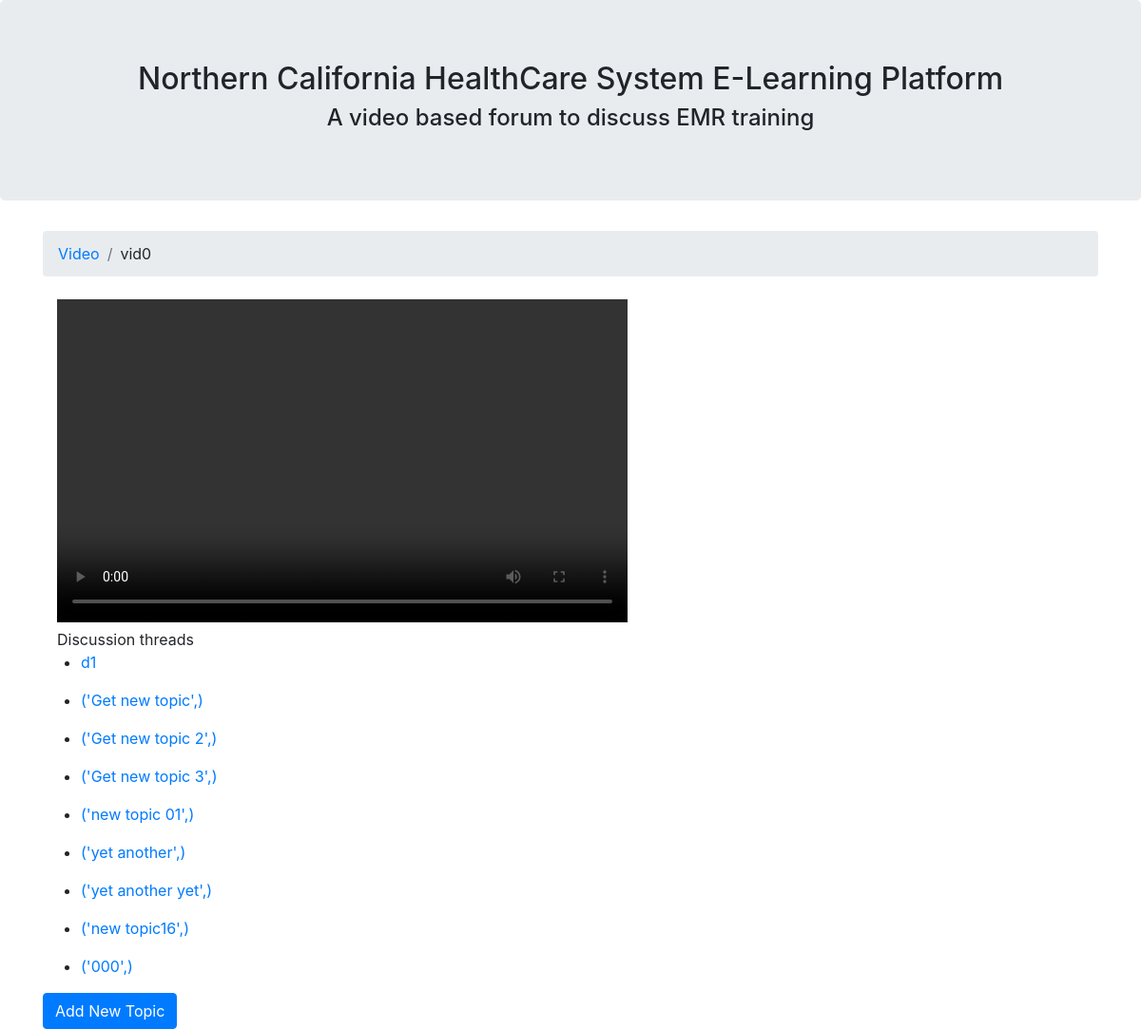
Page /learn/1/ on the committed database.
### learn/models.py (models this page shows, shortened)
class Vids(models.Model):
  name = models.CharField(max_length=50, unique = True,blank = True)
  description = models.CharField(max_length=100)
  video_file = models.CharField(max_length = 100, null= True)

class VidTopics(models.Model):
  subject = models.CharField(max_length = 255, unique = True)
  vids = models.ForeignKey(Vids,on_delete = models.CASCADE, related_name = 'topics')
  last_updated = models.DateTimeField(auto_now_add = True)
  starter = models.ForeignKey(User, on_delete = models.CASCADE, related_name = 'topics',null = True)
  def __str__(self):
    return self.subject

### learn/views.py (the view)
# urls.py: url(r'^learn/(?P<pk>\d+)/$', views.get_discussion, name = 'get_discussion'),
def get_discussion(request, pk):
  vids = Vids.objects.get(pk=pk) # must have videos at a minimum
  print('pk:' ,pk)
  try:
    discussion = VidTopics.objects.filter(vids_id = pk)
  except:
    print('error')
    discussion = ''
  return render(request,'discussion.html',{'vids':vids, 'discussion': discussion,'pk':pk})

### templates/discussion.html (shortened to what this page needs)
{% extends 'base.html' %}
{% load static %}
{% block content %}
    <div class = 'container'>
      <ol class = 'breadcrumb my-4'>
          <li class="breadcrumb-item"><a href="{% url 'home' %}">Video</a></li>
          <li class = "breadcrumb-item ">{{vids.name}}</li>
       </ol>
      <div class = 'container'>
        <video width = "600" height = "340" controls>
          <source src = "{% static vids.video_file %}" type = "video/ogg">
        </video>
      </div>
      <div class = 'container'>
        Discussion  threads
      </div>
      {%for d in discussion%}
      <ul>
        <li>
          <a href="{% url 'get_thread' d.pk %}">{{d}}</a>
        </li>
      </ul>
      {% endfor %}
      <a class = "btn btn-primary" href="{% url 'new_topic' pk %}">Add New Topic</a>
  </div>
  {% endblock %}

### templates/base.html (shortened to what this page needs)
{% load static %}<!DOCTYPE html>
<html>
  <head>
    <link rel="stylesheet" href="{% static 'css/bootstrap.min.css' %}">
  <body>
    <div class = "jumbotron text-center">
      <h2>Northern California HealthCare System E-Learning Platform</h2>
      <h4>A video based forum to discuss EMR training</h4>
    </div>
    {% block content %}
    {% endblock %}
  </body>
<html></html>

### rows in the picture
Vids: name "vid0"
VidTopics: subject "d1"
VidTopics: subject "('Get new topic',)"
VidTopics: subject "('Get new topic 2',)"
VidTopics: subject "('Get new topic 3',)"
VidTopics: subject "('new topic 01',)"
VidTopics: subject "('yet another',)"
VidTopics: subject "('yet another yet',)"
VidTopics: subject "('new topic16',)"
VidTopics: subject "('000',)"
